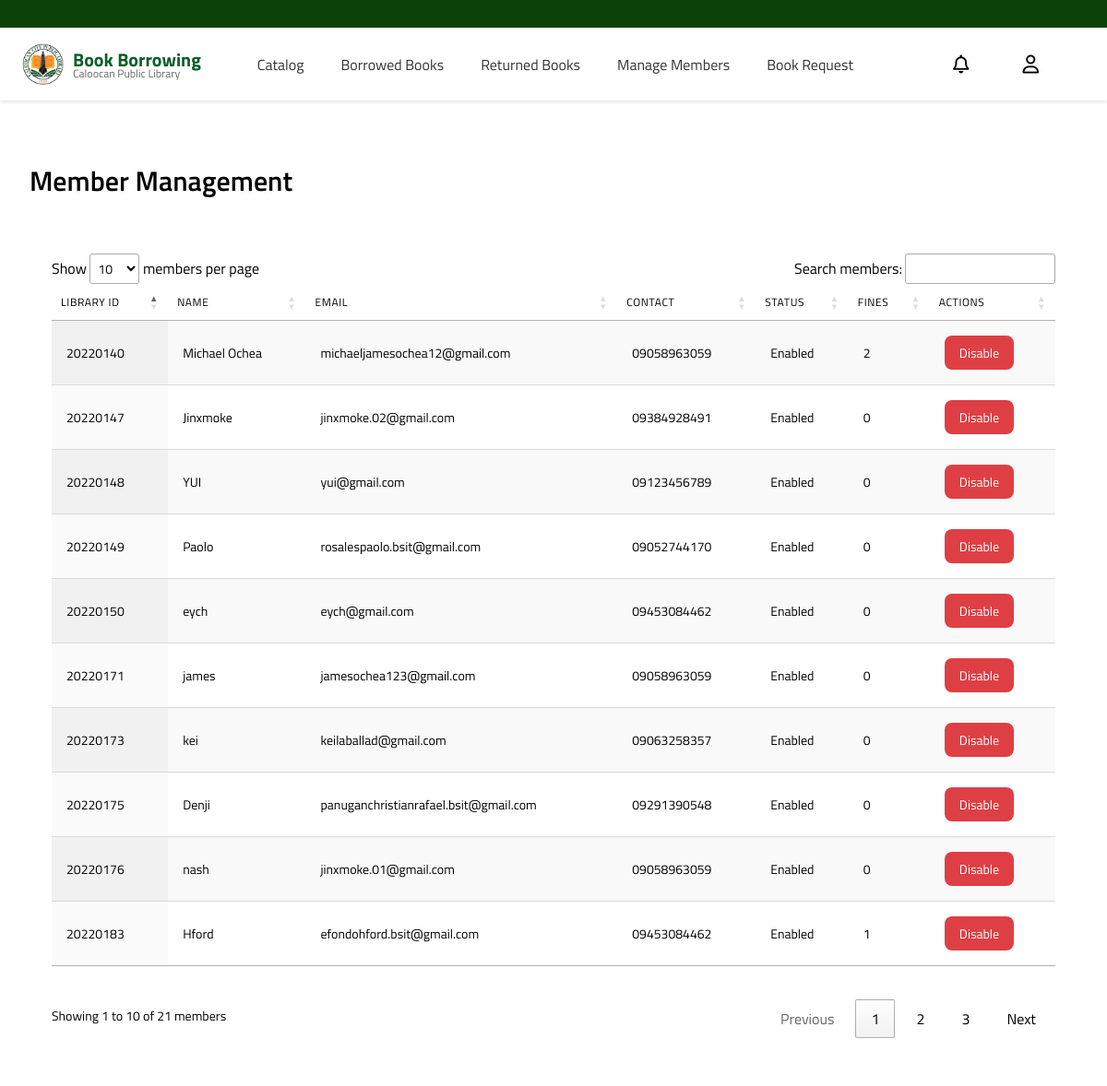
Page /admin/admin_manageMembersForm.php (signed in) on the committed database.
### tables this page shows
CREATE TABLE `user_info` (
  `member_id` int(11) NOT NULL,
  `name` varchar(255) DEFAULT NULL,
  `email` varchar(255) DEFAULT NULL,
  `password` varchar(255) DEFAULT NULL,
  `role` varchar(50) DEFAULT NULL,
  `is_enabled` tinyint(4) DEFAULT 1,
  `status` enum('enabled','disabled') DEFAULT 'enabled',
  `contact` varchar(15) DEFAULT NULL,
  `profile_picture` varchar(255) DEFAULT NULL,
  `address` varchar(255) DEFAULT NULL,
  `has_accepted_policy` tinyint(1) DEFAULT 0,
  `fines` int(11) DEFAULT 0,
  `email_verified` tinyint(1) DEFAULT 0,
  `verification_token` varchar(64) DEFAULT NULL
);

### admin/admin_manageMembersForm.php (the view, shortened to what this page needs)
<?php
include '../config/connect.php';
include 'navbar.php';
?>
<!DOCTYPE html>
<html lang="en">
<head>
    <link rel="stylesheet" type="text/css" href="https://cdn.datatables.net/1.11.5/css/jquery.dataTables.css">
    <link rel="stylesheet" type="text/css" href="https://cdn.datatables.net/responsive/2.2.9/css/responsive.dataTables.min.css">
    <link rel="stylesheet" type="text/css" href="https://cdn.datatables.net/buttons/2.2.2/css/buttons.dataTables.min.css">
</head>
<body>
    <div class="container">
        <div class="management-header">
            <h1>Member Management</h1>
        </div>
        <table id="membersTable" class="display responsive nowrap" style="width:100%">
            <thead>
                <tr>
                    <th>Library ID</th>
                    <th>Name</th>
                    <th>Email</th>
                    <th>Contact</th>
                    <th>Status</th>
                    <th>Fines</th>
                    <th>Actions</th>
                </tr>
            </thead>
            <tbody>
                <?php
                $sql = "SELECT member_id, name, email, contact, status, fines
                        FROM user_info
                        WHERE role = 'user'";
                $result = $conn->query($sql);
                if ($result->num_rows > 0) {
                    while ($row = $result->fetch_assoc()) {
                        $statusClass = $row['status'] === 'enabled' ? 'disable' : 'enable';
                        $statusText = $row['status'] === 'enabled' ? 'Disable' : 'Enable';
                        echo "<tr>
                            <td>" . htmlspecialchars($row['member_id']) . "</td>
                            <td>" . htmlspecialchars($row['name']) . "</td>
                            <td>" . htmlspecialchars($row['email']) . "</td>
                            <td>" . htmlspecialchars($row['contact']) . "</td>
                            <td>" . ucfirst(htmlspecialchars($row['status'])) . "</td>
                            <td>" . htmlspecialchars($row['fines']) . "</td>
                            <td>
                                <button class='status-btn status-btn-{$statusClass}' onclick='changeStatus({$row['member_id']}, \"" . ($row['status'] === 'enabled' ? 'disabled' : 'enabled') . "\")'>{$statusText}</button>
                            </td>
                        </tr>";
                    }
                }
                ?>
            </tbody>
        </table>
    </div>
</body>
</html>

### admin/navbar.php (shortened to what this page needs)
<!DOCTYPE html>
<html lang="en">
<head>
    <link href='https://unpkg.com/boxicons@2.1.4/css/boxicons.min.css' rel='stylesheet'>
    <link rel="stylesheet" href="https://cdnjs.cloudflare.com/ajax/libs/font-awesome/6.6.0/css/all.min.css" />
    <link href='https://unpkg.com/boxicons@2.1.4/css/boxicons.min.css' rel='stylesheet'>
    </head>
<body>
    <div class="top-bar" id="topBar">
    </div>
    <nav class="navbar" id="navbar">
        <div class="logo-container">
            <img class="logos" src="logo.png" alt="">
            <a href="homepage" class="logo">Book Borrowing
                <span >Caloocan Public Library</span>
            </a>
        </div>
    <div class="nav-links" id="navLinks">
      <div class="dropdown desktop-dropdown">
          <a href="#" class="navbar-link dropdown-toggle">Catalog</a>
      </div>
      <a href="admin_borrowedForm" class="navbar-link">Borrowed Books</a>
      <a href="admin_returnedBooksForm" class="navbar-link">Returned Books</a>
      <a href="admin_manageMembersForm" class="navbar-link">Manage Members</a>
      <a href="admin_pendingRequest" class="navbar-link">Book Request</a>
  </div>
        <div class="nav-icons">
            <button id="notificationBtn">
                <i class="fa-regular fa-bell"></i>
            </button>
            <button id="userMenuBtn"><i class="fa-regular fa-user"></i></button>
        </div>
    </nav>
</body>
</html>

### admin/navbar.php (style rules this page uses)
* { margin: 0; padding: 0; box-sizing: border-box; font-family: Titillium Web; }
.top-bar { background: #0B4208; color: white; padding: 15px 24px; text-align: right; transition: transform 0.3s ease; position: relative; z-index: 1000; }
.navbar { display: flex; justify-content: space-between; align-items: center; padding: 16px 24px; background: white; box-shadow: 0 2px 4px rgba(0,0,0,0.1); position: sticky; top: 0; z-index: 999; transition: top 0.3s ease; }
.logo-container { display: flex; align-items: center; gap: 10px; }
.logo { font-size: 20px; font-weight: bold; color: #0B5E2B; text-decoration: none; }
.logo span { display: block; font-size: 12px; margin-top: -10px; font-weight: 500; color: #666666; }
.nav-links { display: flex; margin-right: 50px; gap: 40px; margin-left: auto; transition: all 0.3s ease-in-out; }
.nav-links a { text-decoration: none; color: #333; font-weight: 500; position: relative; }
.nav-icons { display: flex; align-items: center; gap: 50px; margin-right: 50px; }
.nav-icons button { background: none; border: none; cursor: pointer; font-size: 20px; }
.logos { width: 45px; height: auto; }
#notificationBtn { position: relative; background: none; border: none; cursor: pointer; padding: 8px; }
.dropdown { position: relative; display: inline-block; }
.dropdown-toggle { cursor: pointer; display: inline-flex; align-items: center; gap: 5px; }

### admin/admin_manageMembersForm.php (style rules this page uses)
.container { max-width: 1400px; margin: 2rem auto; padding: 2rem; }
.management-header { margin-bottom: 2rem; }
.management-header h1 { font-size: 1.875rem; font-weight: 600; color: black; }
table.dataTable { border-collapse: separate !important; border-spacing: 0; width: 100% !important; margin: 1rem 0 !important; }
table.dataTable thead th { color: black; font-weight: 500; padding: 1rem; text-transform: uppercase; font-size: 0.75rem; letter-spacing: 0.05em; }
table.dataTable tbody td { padding: 1rem; font-size: 0.875rem; color: black; }
table.dataTable tbody tr:last-child td { border-bottom: none; }
.status-btn { padding: 0.5rem 1rem; border: none; border-radius: 8px; font-size: 0.875rem; font-weight: 500; cursor: pointer; transition: all 0.2s; }
.status-btn-disable { background-color: #DE3F44; color: white; }

### rows in the picture
user_info: member_id "20220140", name "Michael Ochea", email "michaeljamesochea12@gmail.com", contact "09058963059", status "Enabled", fines "2", status "Disable"
user_info: member_id "20220147", name "Jinxmoke", email "jinxmoke.02@gmail.com", contact "09384928491", status "Enabled", fines "0", status "Disable"
user_info: member_id "20220148", name "YUI", email "yui@gmail.com", contact "09123456789", status "Enabled", fines "0", status "Disable"
user_info: member_id "20220149", name "Paolo", email "rosalespaolo.bsit@gmail.com", contact "09052744170", status "Enabled", fines "0", status "Disable"
user_info: member_id "20220150", name "eych", email "eych@gmail.com", contact "09453084462", status "Enabled", fines "0", status "Disable"
user_info: member_id "20220171", name "james", email "jamesochea123@gmail.com", contact "09058963059", status "Enabled", fines "0", status "Disable"
user_info: member_id "20220173", name "kei", email "keilaballad@gmail.com", contact "09063258357", status "Enabled", fines "0", status "Disable"
user_info: member_id "20220175", name "Denji", email "panuganchristianrafael.bsit@gmail.com", contact "09291390548", status "Enabled", fines "0", status "Disable"
user_info: member_id "20220176", name "nash", email "jinxmoke.01@gmail.com", contact "09058963059", status "Enabled", fines "0", status "Disable"
user_info: member_id "20220183", name "Hford", email "efondohford.bsit@gmail.com", contact "09453084462", status "Enabled", fines "1", status "Disable"
